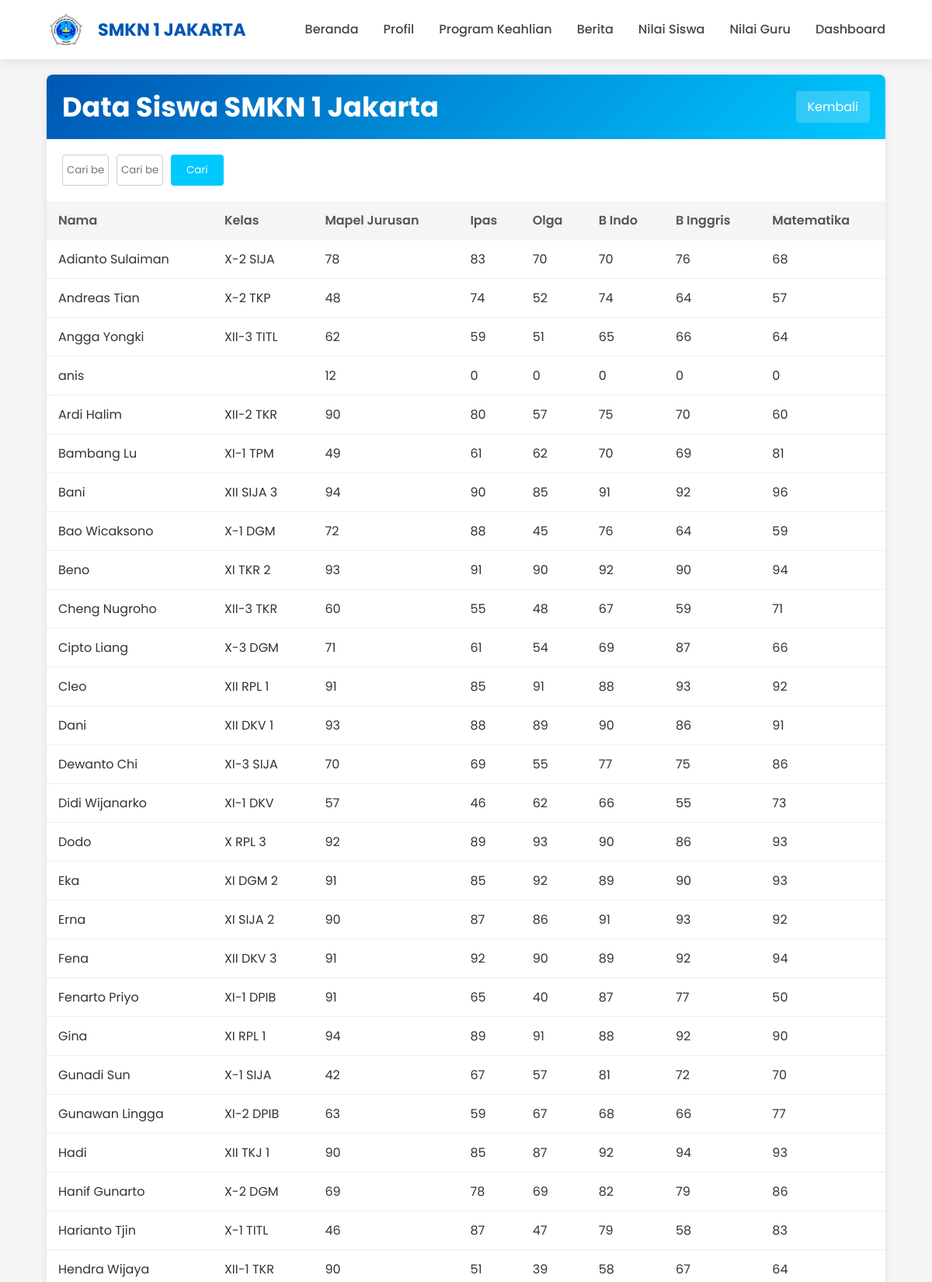
The app's page /nilaisiswa2.php (signed in, upper part) with its own data.
### tables this page shows
CREATE TABLE `nilaisiswa` (
  `nama` varchar(200) NOT NULL,
  `kelas` varchar(11) NOT NULL,
  `produktif` varchar(11) NOT NULL,
  `ipas` int(11) NOT NULL,
  `olga` int(11) NOT NULL,
  `b_indo` int(11) NOT NULL,
  `b_inggris` int(11) NOT NULL,
  `matematika` int(11) NOT NULL
);

### nilaisiswa2.php (the view, shortened to what this page needs)
<?php
include 'config.php';
$is_logged_in = isset($_SESSION['role']);
$filter_nama = isset($_GET['nama']) ? trim($_GET['nama']) : '';
$filter_kelas = isset($_GET['kelas']) ? trim($_GET['kelas']) : '';
$query = "SELECT nama, kelas, produktif, ipas, olga, b_indo, b_inggris, matematika FROM nilaisiswa WHERE 1=1";
$result = mysqli_query($db, $query);
?>
<!DOCTYPE html>
<html lang="id">
<head>
    <link rel="stylesheet" href="https://cdnjs.cloudflare.com/ajax/libs/font-awesome/6.0.0/css/all.min.css">
    <link rel="stylesheet" href="css/nilaisiswa.css?v=3">
</head>
<body>
    <nav>
        <div class="logname" id="nav">
            <img src="img/smkn1-jakarta.png" alt="Logo SMKN 1 Jakarta">
            <h1>SMKN 1 JAKARTA</h1>
        </div>
        <div class="nav-menu">
            <a href="tmpadmin.php #beranda">Beranda</a>
            <a href="tmpadmin.php #profil">Profil</a>
            <a href="tmpadmin.php #programs">Program Keahlian</a>
            <a href="tmpadmin.php #berita">Berita</a>
            <a href="nilaisiswa2.php">Nilai Siswa</a>
            <a href="nilaiguru2.php">Nilai Guru</a>
            <?php if ($is_logged_in): ?>
                <a href="dashboard.php">Dashboard</a>
            <?php else: ?>
                <a href="login.php">Login</a>
            <?php endif; ?>
        </div>
    </nav>
    <div class="container">
        <div class="header">
            <h1>Data Siswa SMKN 1 Jakarta</h1>
            <a href="tmpawal.php" class="logout">Kembali</a>
        </div>
        <?php if ($is_logged_in): ?>
            <form method="GET">
                <input type="text" name="nama" placeholder="Cari berdasarkan nama" value="<?php echo htmlspecialchars($filter_nama); ?>">
                <input type="text" name="kelas" placeholder="Cari berdasarkan kelas" value="<?php echo htmlspecialchars($filter_kelas); ?>">
                <button type="submit">Cari</button>
            </form>
        <?php endif; ?>
        <table>
            <thead>
                <tr>
                    <th>Nama</th>
                    <th>Kelas</th>
                    <th>Mapel Jurusan</th>
                    <th>Ipas</th>
                    <th>Olga</th>
                    <th>B Indo</th>
                    <th>B Inggris</th>
                    <th>Matematika</th>
                </tr>
            </thead>
            <tbody>
                <?php while ($row = mysqli_fetch_assoc($result)): ?>
                    <tr>
                        <td><?php echo htmlspecialchars($row['nama']); ?></td>
                        <td><?php echo htmlspecialchars($row['kelas']); ?></td>
                        <td><?php echo htmlspecialchars($row['produktif']); ?></td>
                        <td><?php echo htmlspecialchars($row['ipas']); ?></td>
                        <td><?php echo htmlspecialchars($row['olga']); ?></td>
                        <td><?php echo htmlspecialchars($row['b_indo']); ?></td>
                        <td><?php echo htmlspecialchars($row['b_inggris']); ?></td>
                        <td><?php echo htmlspecialchars($row['matematika']); ?></td>
                    </tr>
                <?php endwhile; ?>
            </tbody>
        </table>
    </div>
</body>
</html>

### css/nilaisiswa.css (style rules this page uses)
* { margin: 0; padding: 0; box-sizing: border-box; font-family: 'Poppins', 'Segoe UI', Tahoma, Geneva, Verdana, sans-serif; }
:root { --primary: #0056b3; --secondary: #ff6b00; --light: #f8faff; --dark: #1a1a1a; --gray: #f0f0f0; --accent: #00c9ff; }
body { background-color: #f5f5f5; min-height: 100vh; display: flex; flex-direction: column; color: #333; }
nav { background-color: white; box-shadow: 0 2px 15px rgba(0, 0, 0, 0.1); padding: 0.8rem 5%; display: flex; justify-content: space-between; align-items: center; position: sticky; top: 0; z-index: 1000; }
.logname { display: flex; align-items: center; gap: 1rem; }
.logname img { height: 50px; width: auto; }
.logname h1 { color: var(--primary); font-size: 1.4rem; font-weight: 700; }
.nav-menu { display: flex; gap: 2rem; }
.nav-menu a { text-decoration: none; color: #444; font-weight: 500; transition: color 0.3s; padding: 0.5rem 0; position: relative; }
.nav-menu a::after { content: ''; position: absolute; bottom: 0; left: 0; width: 0; height: 2px; background-color: var(--primary); transition: width 0.3s; }
.container { width: 90%; max-width: 1200px; margin: 20px auto; background-color: white; box-shadow: 0 2px 10px rgba(0, 0, 0, 0.1); border-radius: 8px; overflow: hidden; }
.header { background: linear-gradient(135deg, var(--primary) 0%, var(--accent) 100%); color: white; padding: 15px 20px; display: flex; justify-content: space-between; align-items: center; }
.header h1 { font-size: 2.2rem; font-weight: 700; }
.logout { background-color: rgba(255, 255, 255, 0.2); color: white; padding: 8px 15px; border-radius: 4px; text-decoration: none; transition: background-color 0.3s; }
form { margin: 20px; display: flex; gap: 10px; flex-wrap: wrap; }
input[type="text"] { width: 60px; padding: 5px; border: 1px solid #ccc; border-radius: 4px; }
button[type="submit"] { background-color: #00c9ff; color: white; border: none; padding: 10px 20px; border-radius: 4px; cursor: pointer; }
table { width: 100%; border-collapse: collapse; margin-bottom: 20px; }
thead { background-color: #f5f5f5; }
th, td { padding: 12px 15px; text-align: left; border-bottom: 1px solid #eee; }
th { font-weight: 600; color: #555; }

### records on screen
nilaisiswa: nama "Adianto Sulaiman", kelas "X-2 SIJA", produktif "78", ipas "83", olga "70", b_indo "70", b_inggris "76", matematika "68"
nilaisiswa: nama "Andreas Tian", kelas "X-2 TKP", produktif "48", ipas "74", olga "52", b_indo "74", b_inggris "64", matematika "57"
nilaisiswa: nama "Angga Yongki", kelas "XII-3 TITL", produktif "62", ipas "59", olga "51", b_indo "65", b_inggris "66", matematika "64"
nilaisiswa: nama "anis", produktif "12", ipas "0", olga "0", b_indo "0", b_inggris "0", matematika "0"
nilaisiswa: nama "Ardi Halim", kelas "XII-2 TKR", produktif "90", ipas "80", olga "57", b_indo "75", b_inggris "70", matematika "60"
nilaisiswa: nama "Bambang Lu", kelas "XI-1 TPM", produktif "49", ipas "61", olga "62", b_indo "70", b_inggris "69", matematika "81"
nilaisiswa: nama "Bani", kelas "XII SIJA 3", produktif "94", ipas "90", olga "85", b_indo "91", b_inggris "92", matematika "96"
nilaisiswa: nama "Bao Wicaksono", kelas "X-1 DGM", produktif "72", ipas "88", olga "45", b_indo "76", b_inggris "64", matematika "59"
nilaisiswa: nama "Beno", kelas "XI TKR 2", produktif "93", ipas "91", olga "90", b_indo "92", b_inggris "90", matematika "94"
nilaisiswa: nama "Cheng Nugroho", kelas "XII-3 TKR", produktif "60", ipas "55", olga "48", b_indo "67", b_inggris "59", matematika "71"
nilaisiswa: nama "Cipto Liang", kelas "X-3 DGM", produktif "71", ipas "61", olga "54", b_indo "69", b_inggris "87", matematika "66"
nilaisiswa: nama "Cleo", kelas "XII RPL 1", produktif "91", ipas "85", olga "91", b_indo "88", b_inggris "93", matematika "92"
nilaisiswa: nama "Dani", kelas "XII DKV 1", produktif "93", ipas "88", olga "89", b_indo "90", b_inggris "86", matematika "91"
nilaisiswa: nama "Dewanto Chi", kelas "XI-3 SIJA", produktif "70", ipas "69", olga "55", b_indo "77", b_inggris "75", matematika "86"
nilaisiswa: nama "Didi Wijanarko", kelas "XI-1 DKV", produktif "57", ipas "46", olga "62", b_indo "66", b_inggris "55", matematika "73"
nilaisiswa: nama "Dodo", kelas "X RPL 3", produktif "92", ipas "89", olga "93", b_indo "90", b_inggris "86", matematika "93"
nilaisiswa: nama "Eka", kelas "XI DGM 2", produktif "91", ipas "85", olga "92", b_indo "89", b_inggris "90", matematika "93"
nilaisiswa: nama "Erna", kelas "XI SIJA 2", produktif "90", ipas "87", olga "86", b_indo "91", b_inggris "93", matematika "92"
nilaisiswa: nama "Fena", kelas "XII DKV 3", produktif "91", ipas "92", olga "90", b_indo "89", b_inggris "92", matematika "94"
nilaisiswa: nama "Fenarto Priyo", kelas "XI-1 DPIB", produktif "91", ipas "65", olga "40", b_indo "87", b_inggris "77", matematika "50"
nilaisiswa: nama "Gina", kelas "XI RPL 1", produktif "94", ipas "89", olga "91", b_indo "88", b_inggris "92", matematika "90"
nilaisiswa: nama "Gunadi Sun", kelas "X-1 SIJA", produktif "42", ipas "67", olga "57", b_indo "81", b_inggris "72", matematika "70"
nilaisiswa: nama "Gunawan Lingga", kelas "XI-2 DPIB", produktif "63", ipas "59", olga "67", b_indo "68", b_inggris "66", matematika "77"
nilaisiswa: nama "Hadi", kelas "XII TKJ 1", produktif "90", ipas "85", olga "87", b_indo "92", b_inggris "94", matematika "93"
nilaisiswa: nama "Hanif Gunarto", kelas "X-2 DGM", produktif "69", ipas "78", olga "69", b_indo "82", b_inggris "79", matematika "86"
nilaisiswa: nama "Harianto Tjin", kelas "X-1 TITL", produktif "46", ipas "87", olga "47", b_indo "79", b_inggris "58", matematika "83"
nilaisiswa: nama "Hendra Wijaya", kelas "XII-1 TKR", produktif "90", ipas "51", olga "39", b_indo "58", b_inggris "67", matematika "64"
